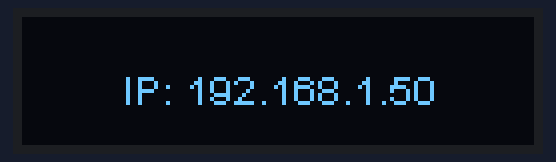
This sketch was run on a simulated ESP8266 (NodeMCU). Parts: 128×32 one-colour display. WiFi joins after 1.5 s; servers stay silent unless stated; what the sketch prints to the serial monitor is not drawn.

Above: at 1.6 s.
At 2.6 s:
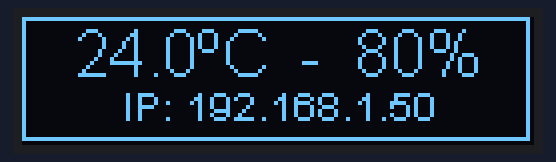

The sketch:

I2C-Display-Termometro.ino
```cpp
#include <ESP8266WiFi.h>
#include <SSD1306Wire.h>
#include <AM2320.h>

#define SDA_PIN       4
#define SCL_PIN       5
#define ENDERECO_OLED 0x3C
#define TAMANHO       GEOMETRY_128_32

// WiFi network info.
const char* ssid = "JUNGES1"; //ssid da sua rede
const char* senha = "embarcados";//senha da sua rede

unsigned long contador;         // Armazena o valor dos milisegundos até o próximo intervalo
unsigned long intervalo = 1000; // Tempo em ms do intervalo a ser executado
float temperatura;
float umidade;

SSD1306Wire display(ENDERECO_OLED, SDA_PIN, SCL_PIN, TAMANHO); // SDA, SCL -> Configuracao do display SSD1306
AM2320 sensor; // Cria uma instancia do sensor AM2320

void setup() {
  // Conexao to Wi-Fi
  // Mostrar informacao no Display OLED
  display.init();
  display.setTextAlignment(TEXT_ALIGN_CENTER_BOTH);
  display.setFont(ArialMT_Plain_24);
  display.drawString(display.getWidth() / 2, display.getHeight() / 2, "Conectando");
  display.display();
  // Mostrar informacao na porta Serial
  Serial.begin(115200);
  Serial.print("Conectando a");
  Serial.println(ssid);
  WiFi.begin(ssid, senha);
  while (WiFi.status() != WL_CONNECTED) {
    delay(500);
    Serial.print(".");
  }
  // Mostra IP da conexao na porta Serial
  Serial.println("");
  Serial.println("WiFi conectado.");
  Serial.print("Endereço IP: ");
  Serial.println(WiFi.localIP());
  Serial.println("Use este endereço para conectar ao ESP8266");
  Serial.println();
  // Mostra o IP da conexao no display OLED
  display.clear();
  display.setFont(ArialMT_Plain_10);
  display.drawString(display.getWidth() / 2, 18, "IP: " + WiFi.localIP().toString());
  display.display();

  sensor.begin(SDA_PIN, SCL_PIN); // Conecta o sensor AM2320 ao barramento I2C - SDA, SCL
  contador = millis(); // Inicializa o contador para o intervalo
}

void loop() {
  String infoDisplay; // Variavel que armazena a informacao a ser mostrada no display ou porta serial
  char strDisplay[30]; // Variavel auxiliar para armazenar infoDisplay formatada
  if (millis() - contador > intervalo) {
    //if (sensor.measure()) { // Verifica se o sensor esta operacional para leitura dos valores
      temperatura = 24;//sensor.getTemperature(); // Obtem o valor de temperatura
      umidade = 80;//sensor.getHumidity(); // Obtem o valor da umidade relativa
      sprintf(strDisplay, "%.1fºC  -  %.0f%%", temperatura, umidade); // Formata a saida para ser mostrada no display
    //} else {
    //  sprintf(strDisplay, "Erro leitura");
    //}
    infoDisplay = strDisplay; // Atualiza o conteudo da informacao para String infoDisplay
    Serial.println(infoDisplay); // Imprime informacao formatada na serial
    // Mostra informacao atualizada da hora no display OLED
    display.clear();
    display.drawRect(0, 0, display.getWidth() - 1, display.getHeight() - 1);
    display.setTextAlignment(TEXT_ALIGN_CENTER);
    display.setFont(ArialMT_Plain_16);
    display.drawString(display.getWidth() / 2, display.getHeight() / 2 - 16, infoDisplay);
    display.setFont(ArialMT_Plain_10);
    display.drawString(display.getWidth() / 2, display.getHeight() / 2 + (TAMANHO == GEOMETRY_128_64 ? 5 : 0), "IP: " + WiFi.localIP().toString());
    display.display();

    contador = millis();
  }
}
```

Measured:
- what the display in image 0 shows lasts 1.0 s, from 1.5 s to 2.5 s
